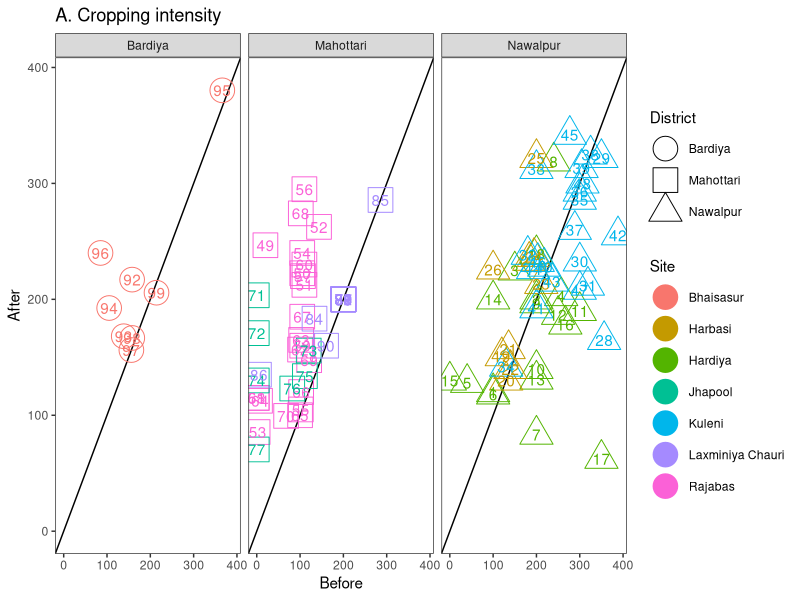
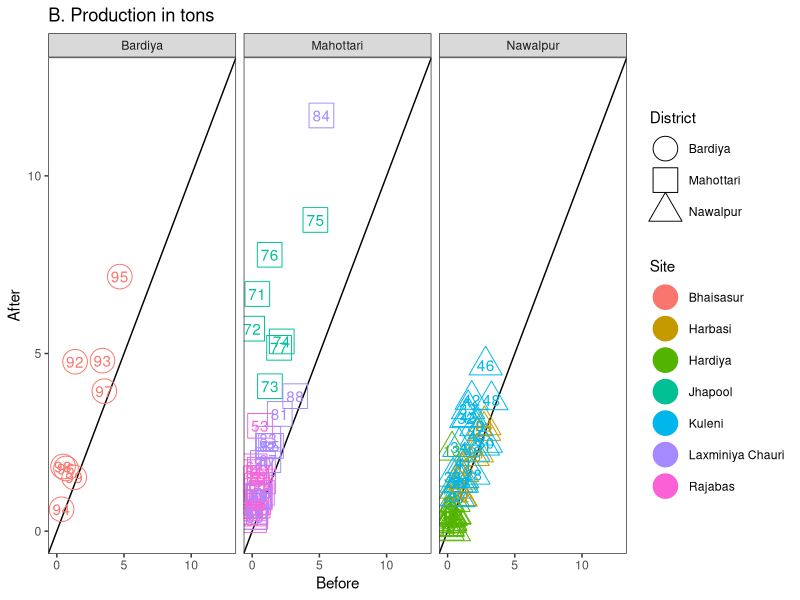
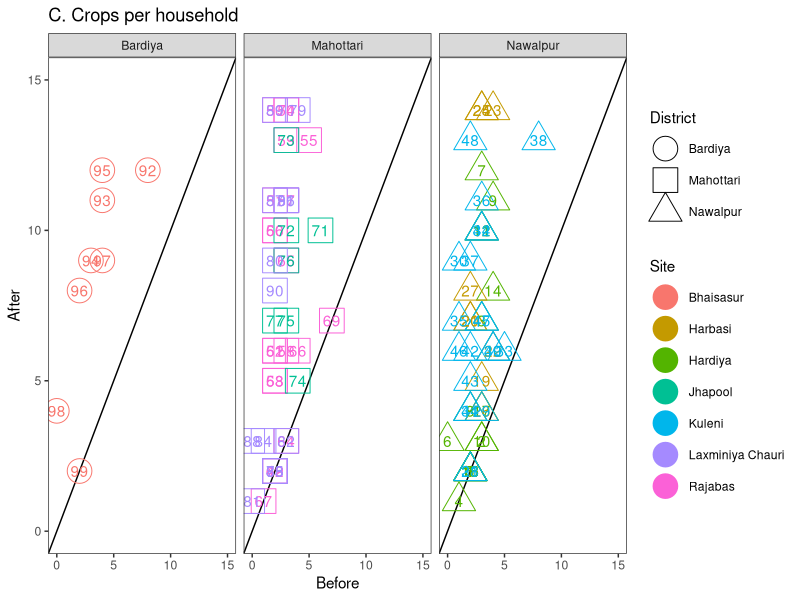
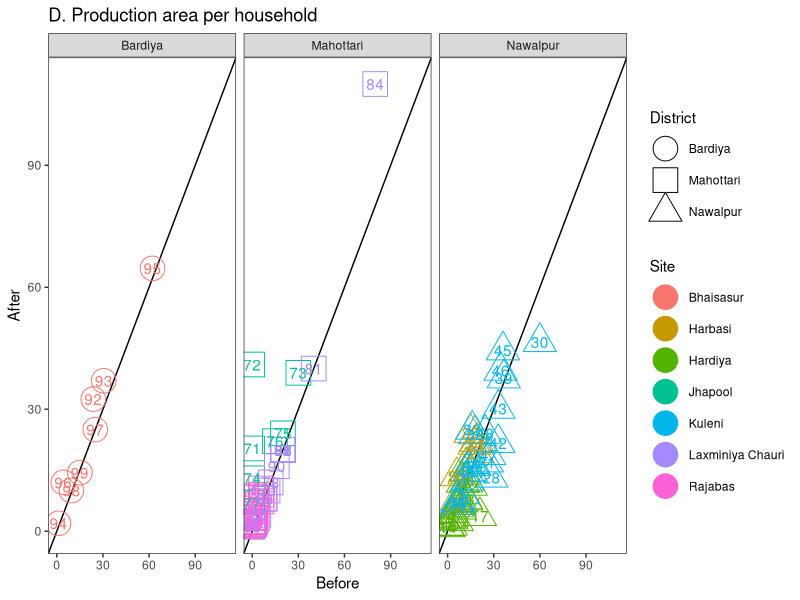
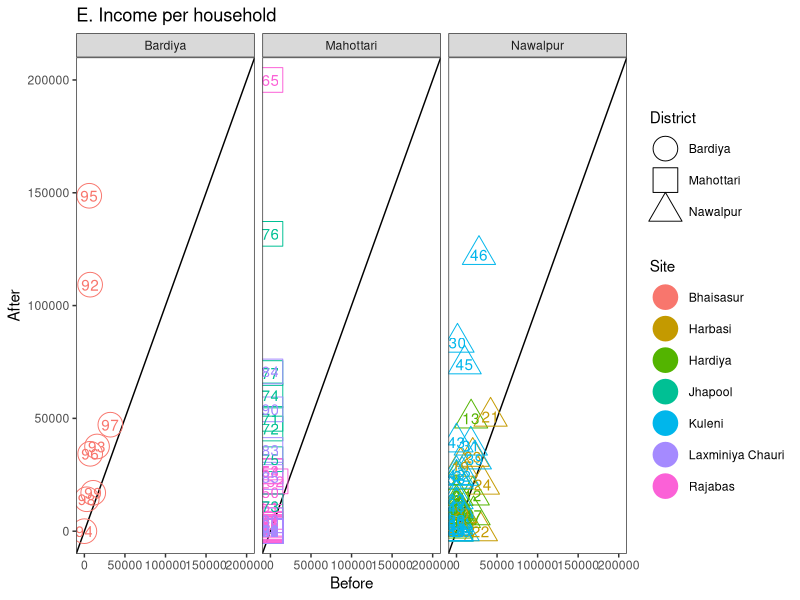
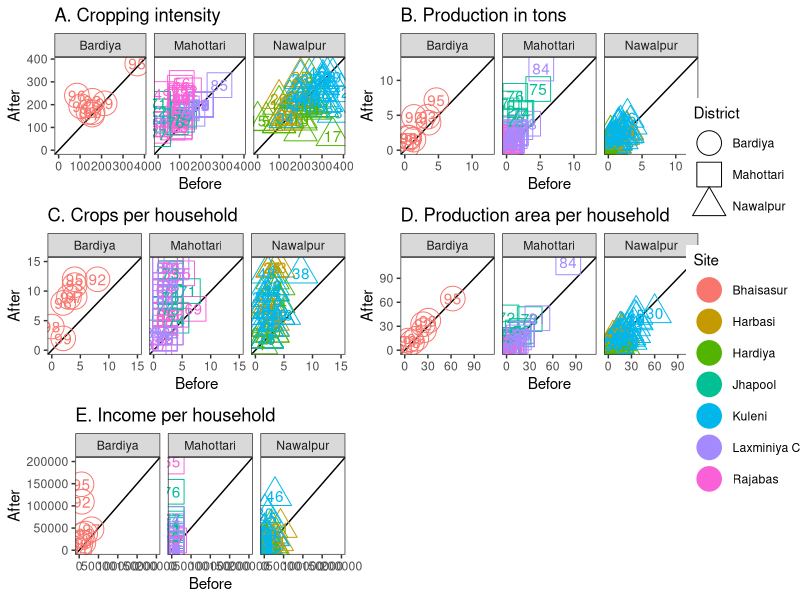
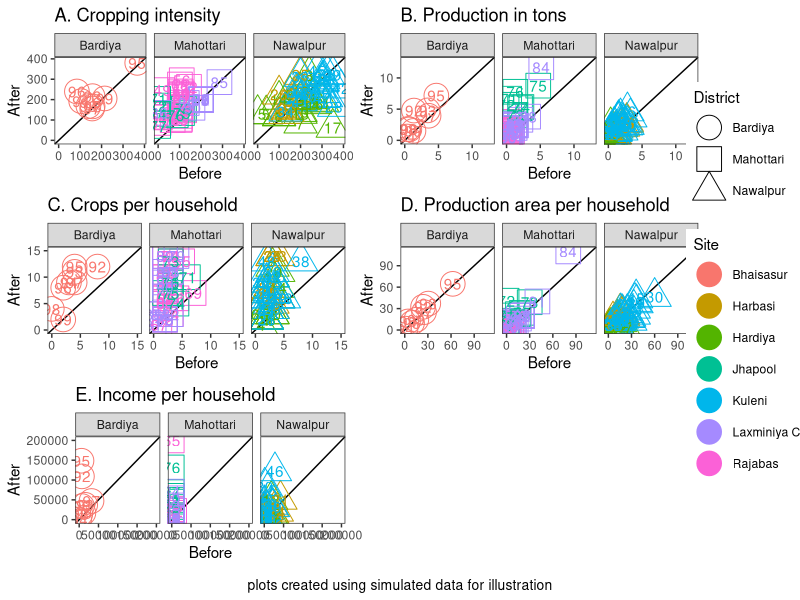
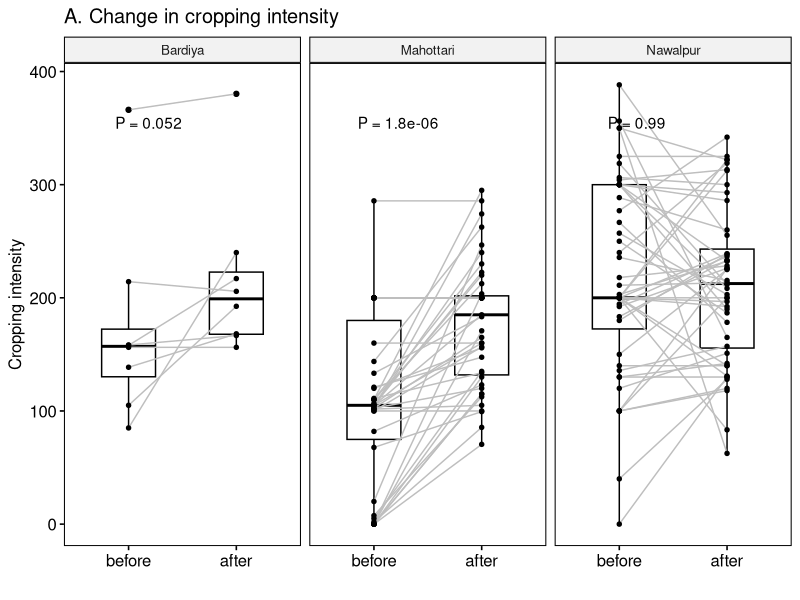

Write R code to recreate these figures, in order.
library(tidyverse)

# Analysis with actual data ----
#Test for normality and homogeneity of variance
plot.data <- read_csv("solar-irrigation-data.csv")
attach(plot.data)
# Test for normality using Shapiro Wilk test
# If P > 0.05, we cannot reject the NULL hypothesis that the distribution is different than normal
# If P < 0.05, then the distribution is significantly different than normal
for(i in 6:16){
  print(names(plot.data[i]))
  print(shapiro.test(plot.data[[i]]))
}
# Results: only cropping intensity can be assumed to be normal (P = 0.15).
# normality test by district
df <- filter(plot.data, District == "Nawalpur")
for(i in 6:16){print(names(df[i]))  
  print(shapiro.test(df[[i]])) }

message(names(df[i]), print(shapiro.test(df[[i]])) )

# results: Bardiya: y.ci not normal, Mahottari: all measures except y.ci are not normal, Nawalpur: all measures except x.ci are not normal.

# Test for homogeneity of variances
#convert to tidy format
data.tidy <- pivot_longer(plot.data, cols = x.area:y.ci, names_to = "treatment", values_to = "value")

# If p > 0.05, variances are not significantly different between groups
# if p < 0.05, variances are significantly different between groups
df <- data.tidy %>% filter(., treatment %in% c("x.ci", "y.ci"))
bartlett.test(data = df, value ~ treatment)

data.tidy %>% filter(., treatment %in% c("x.ci", "y.ci")) %>% 
  bartlett.test(data = ., value ~ treatment) %>% .[["p.value"]]
data.tidy %>% filter(., treatment %in% c("x.kg", "y.kg")) %>% 
  bartlett.test(data = ., value ~ treatment) %>% .[["p.value"]]
data.tidy %>% filter(., treatment %in% c("x.income", "y.income")) %>% 
  bartlett.test(data = ., value ~ treatment) %>% .[["p.value"]]
data.tidy %>% filter(., treatment %in% c("x.crop", "y.crop")) %>% 
  bartlett.test(data = ., value ~ treatment) %>% .[["p.value"]]
data.tidy %>% filter(., treatment %in% c("x.ci", "y.ci")) %>% 
  bartlett.test(data = ., value ~ treatment) %>% .[["p.value"]]
# Results: all variables have unequal variances  

# Check for unequal variances by district
data.tidy %>% filter(., District == "Bardiya" & treatment %in% c("x.kg", "y.kg")) %>%
  bartlett.test(data = ., value ~ treatment) %>% .[["p.value"]]

# Generate summaries using data.tidy ----
summ.by.all <- data.tidy %>% 
  group_by(treatment) %>% 
  summarize(
    nobs = length(value),
    min = min(value),
    max = max(value),
    average = mean(value),
    sd = sd(value),
    median = median(value),
    var = var(value)
  )

summ.by.dist <- data.tidy %>% 
  group_by(District, treatment) %>% 
  summarize(
    nobs = length(value),
    min = min(value),
    max = max(value),
    average = mean(value),
    sd = sd(value),
    median = median(value),
    var = var(value)
  )

summ.by.site <- data.tidy %>% 
  group_by(District, Site, treatment) %>% 
  summarize(
    nobs = length(value),
    min = min(value),
    max = max(value),
    average = mean(value),
    sd = sd(value),
    median = median(value),
    var = var(value)
  )

write_csv(summ.by.all,  "summbyall.csv")
write_csv(summ.by.dist, "summbydist.csv")
write_csv(summ.by.site, "summbysite.csv")
#combine the files in Excel

# Plots ----
# Crop intensity
scale_max <- max(x.ci, y.ci, na.rm = TRUE) + 1
p.ci <- plot.data %>% 
  ggplot(aes(x = x.ci, y = y.ci, shape = District, color = Site)) +
  geom_abline(intercept = 0, slope = 1) +
  xlim(0, scale_max) + ylim(0, scale_max) +
  geom_point(size = 8, alpha = 1) +
  geom_text(aes(label = SN)) +
  scale_shape_manual(values = c(1, 0, 2)) +
  facet_grid(. ~ District) +
  theme_bw() +
  theme(panel.grid.major = element_blank(), 
        panel.grid.minor = element_blank()) +
  labs(title = "A. Cropping intensity",
       x = "Before",
       y = "After")
p.ci

# Production
scale_max <- max(x.kg, y.kg, na.rm = TRUE)/1000 + 1
p.kg <- plot.data %>% 
  ggplot(aes(x = x.kg/1000, y = y.kg/1000, shape = District, color = Site)) +
  geom_abline(intercept = 0, slope = 1) +
  xlim(0, scale_max) + ylim(0, scale_max) +
  geom_point(size = 8, alpha = 1) +
  geom_text(aes(label = SN)) +
  scale_shape_manual(values = c(1, 0, 2)) +
  facet_grid(. ~ District) +
  theme_bw() +
  theme(panel.grid.major = element_blank(), 
        panel.grid.minor = element_blank()) +
  labs(title = "B. Production in tons",
       x = "Before",
       y = "After")
p.kg

# Crop diversity
scale_max <- max(x.crop, y.crop, na.rm = TRUE) + 1
p.crop <- plot.data %>% 
  ggplot(aes(x = x.crop, y = y.crop, shape = District, color = Site)) +
  geom_abline(intercept = 0, slope = 1) +
  xlim(0, scale_max) + ylim(0, scale_max) +
  geom_point(size = 8, alpha = 1) +
  geom_text(aes(label = SN)) +
  scale_shape_manual(values = c(1, 0, 2)) +
  facet_grid(. ~ District) +
  theme_bw() +
  theme(panel.grid.major = element_blank(), 
        panel.grid.minor = element_blank()) +
  labs(title = "C. Crops per household",
       x = "Before",
       y = "After")
p.crop

# Change in Production Area
scale_max <- max(x.area, y.area, na.rm = TRUE) + 1
p.area <- plot.data %>% 
  ggplot(aes(x = x.area, y = y.area, shape = District, color = Site)) +
  geom_abline(intercept = 0, slope = 1) +
  xlim(0, scale_max) + ylim(0, scale_max) +
  geom_point(size = 8, alpha = 1) +
  geom_text(aes(label = SN)) +
  scale_shape_manual(values = c(1, 0, 2)) +
  facet_grid(. ~ District) +
  theme_bw() +
  theme(panel.grid.major = element_blank(), 
        panel.grid.minor = element_blank()) +
  labs(title = "D. Production area per household",
       x = "Before",
       y = "After")
p.area

# Income
scale_max <- max(x.income, y.income, na.rm = TRUE) + 1
p.inc <- plot.data %>% 
  ggplot(aes(x = x.income, y = y.income, shape = District, color = Site)) +
  geom_abline(intercept = 0, slope = 1) +
  xlim(0, scale_max) + ylim(0, scale_max) +
  geom_point(size = 8, alpha = 1) +
  geom_text(aes(label = SN)) +
  scale_shape_manual(values = c(1, 0, 2)) +
  facet_grid(. ~ District) +
  theme_bw() +
  theme(panel.grid.major = element_blank(), 
        panel.grid.minor = element_blank()) +
  labs(title = "E. Income per household",
       x = "Before",
       y = "After")
p.inc

library(cowplot)
prow <- plot_grid(p.ci + theme(legend.position = "none"),
                  p.kg + theme(legend.position = "none"),
                  p.crop + theme(legend.position = "none"),
                  p.area + theme(legend.position = "none"),
                  p.inc + theme(legend.position = "none"),
          ncol = 2)
# Extract and add a common legend
p.legend <- get_legend(p.ci + theme(legend.box.margin = margin(0, 0, 0, 12)))
prow.legend <- plot_grid(prow, p.legend, rel_widths = c(3, 0.4))
prow.legend
ggdraw(add_sub(prow.legend, 
               "plots created using simulated data for illustration", 
               size = 10,
               hjust = 0.5))
ggsave(paste0("ScatterPlots_faceted", Sys.Date(), ".png"), plot = last_plot(), width = 12, height = 18, units = "in", dpi = 300, device = "png")



# Traditional plots ----
library(ggpubr)
# by commenting out the #facet.by  = "District" line, I can create the overall comparison for supplementary figure 1.

# Cropping Intensity
bpd <- plot.data[c("District", "x.ci", "y.ci")]
names(bpd) <- c("District", "before", "after")
bp.ci <- ggpaired(bpd, cond1 = "before", cond2 = "after",
         facet.by = "District", 
         line.color = "gray",
         title = "A. Change in cropping intensity",
         xlab = "",
         ylab = "Cropping intensity") +
  stat_compare_means(method = "wilcox.test" , 
                     paired = TRUE,
                     label.y.npc = .9,
                     aes(label = paste("P =", ..p.format..) ) )
bp.ci

# Production
bpd <- plot.data[c("District", "x.kg", "y.kg")]
names(bpd) <- c("District", "before", "after")
bp.kg <- ggpaired(bpd, cond1 = "before", cond2 = "after",
         facet.by = "District", 
         line.color = "gray",
         title = "B. Change in production",
         xlab = "",
         ylab = "Kg") +
  stat_compare_means(method = "wilcox.test" , 
                     paired = TRUE,
                     label.y.npc = .9,
                     aes(label = paste("P =", ..p.format..) ) )
bp.kg

# Change in number of crops
bpd <- plot.data[c("District", "x.crop", "y.crop")]
names(bpd) <- c("District", "before", "after")
bp.crop <- ggpaired(bpd, cond1 = "before", cond2 = "after",
         facet.by = "District", 
         line.color = "gray",
         title = "C. Change in crops per household",
         xlab = "",
         ylab = "Crops per HH") +
  stat_compare_means(method = "wilcox.test" , 
                     paired = TRUE,
                     label.y.npc = .9,
                     aes(label = paste("P =", ..p.format..) ) )
bp.crop

# Change in area of production
bpd <- plot.data[c("District", "x.area", "y.area")]
names(bpd) <- c("District", "before", "after")
bp.area <- ggpaired(bpd, cond1 = "before", cond2 = "after",
                    facet.by = "District", 
                    line.color = "gray",
                    title = "D. Change in production area per household",
                    xlab = "",
                    ylab = "Ropani per HH") +
  stat_compare_means(method = "wilcox.test" , 
                     paired = TRUE,
                     label.y.npc = .9,
                     aes(label = paste("P =", ..p.format..) ) )
bp.area

# Change in income
bpd <- plot.data[c("District", "x.income", "y.income")]
names(bpd) <- c("District", "before", "after")
bp.income <- ggpaired(bpd, cond1 = "before", cond2 = "after",
                    facet.by = "District", 
                    line.color = "gray",
                    title = "E. Change in income per household",
                    xlab = "",
                    ylab = "Income from agriculture (NPR)") +
  stat_compare_means(method = "wilcox.test" , 
                     paired = TRUE,
                     label.y.npc = .9,
                     aes(label = paste("P =", ..p.format..) ) )
bp.income

library(cowplot)
bp.row <- plot_grid(bp.ci, bp.kg, bp.crop, bp.area, bp.income,
          ncol = 2,
          nrow = 3)
bp.row
ggsave(paste0("ComparisonPlots", Sys.Date(), ".png"), plot = last_plot(), width = 13, height = 16, units = "in", dpi = 300, device = "png")

ggsave(paste0("ComparisonPlotsAggregate-", Sys.Date(), ".png"), plot = last_plot(), width = 12, height = 18, units = "in", dpi = 300, device = "png")
